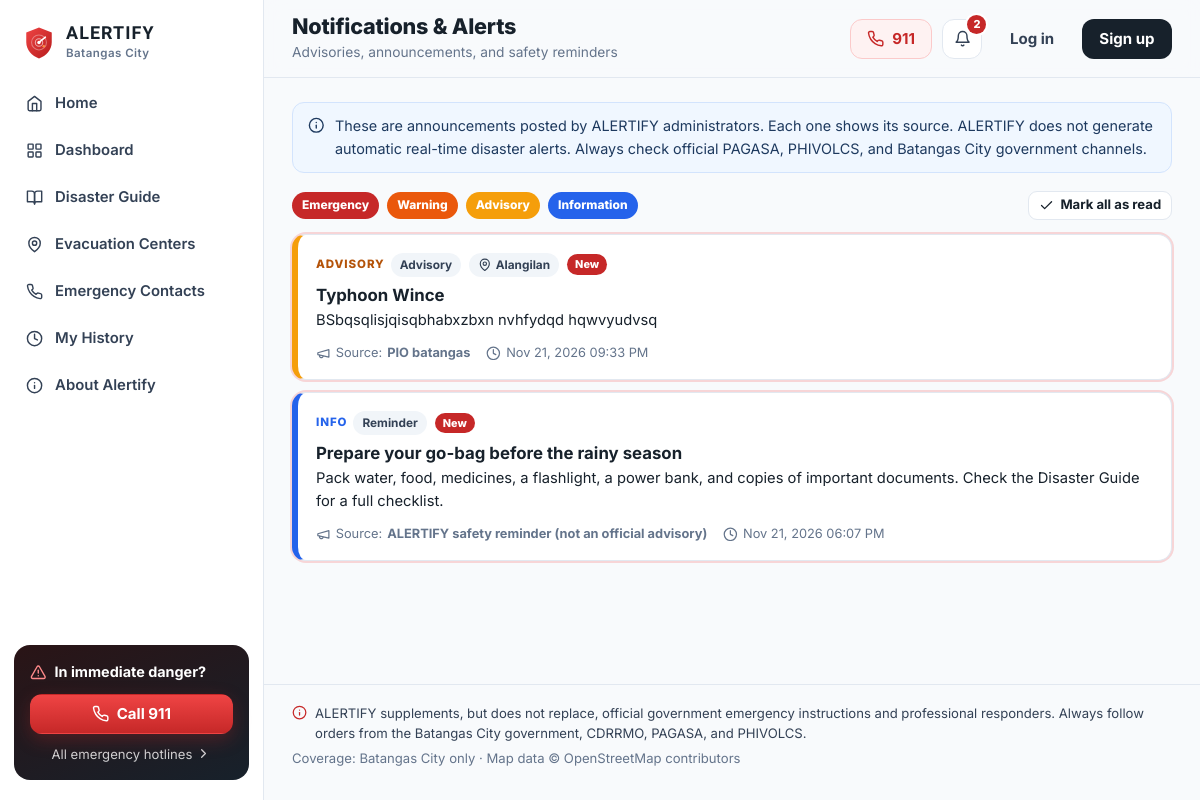
The page /notifications on the database its author committed.
### models.py (models this page shows)
class Notification(db.Model):
    __tablename__ = "notifications"
    id = db.Column(db.Integer, primary_key=True)
    title = db.Column(db.String(160), nullable=False)
    body = db.Column(db.Text, nullable=False)
    kind = db.Column(db.String(20), default="announcement")  # advisory|announcement|reminder|evacuation|instruction_change
    level = db.Column(db.String(12), default="info")         # info|advisory|warning|emergency
    source = db.Column(db.String(160))   # e.g. "CDRRMO Batangas City bulletin no. 3"
    barangay = db.Column(db.String(80))  # optional targeting; None = city-wide
    created_by = db.Column(db.Integer, db.ForeignKey("users.id"))
    created_at = db.Column(db.DateTime, default=utcnow, index=True)
    expires_at = db.Column(db.DateTime)
    active = db.Column(db.Boolean, default=True)
    author = db.relationship("User")

### app.py (the view)
@app.route("/notifications")
def notifications():
    notes = visible_notifications()
    unread = unread_ids(notes)
    return render_template("notifications.html", notes=notes, unread=unread)

### app.py (called while the page is built, shortened)
def ph_time(dt, fmt="%b %d, %Y %I:%M %p"):
    return (dt + PH_OFFSET).strftime(fmt) if dt else "—"

def csrf_token():
    if "csrf" not in session:
        session["csrf"] = secrets.token_urlsafe(32)
    return session["csrf"]

@app.before_request
def csrf_protect():
    session.permanent = True

@app.after_request
def security_headers(resp):
    resp.headers.setdefault("X-Content-Type-Options", "nosniff")
    resp.headers.setdefault("X-Frame-Options", "SAMEORIGIN")
    resp.headers.setdefault("Referrer-Policy", "strict-origin-when-cross-origin")
    resp.headers.setdefault("Permissions-Policy", "geolocation=(self)")
    return resp

def visible_notifications(limit=None):
    now = utcnow()
    qry = Notification.query.filter(Notification.active.is_(True),
                                    or_(Notification.expires_at.is_(None), Notification.expires_at > now))
    if current_user.is_authenticated and current_user.barangay:
        qry = qry.filter(or_(Notification.barangay.is_(None), Notification.barangay == "",
                             Notification.barangay == current_user.barangay))
    qry = qry.order_by(Notification.created_at.desc())
    return qry.limit(limit).all() if limit else qry.all()

def unread_ids(notes):
    ids = [n.id for n in notes]
    if not ids:
        return set()
    if current_user.is_authenticated:
        read = {r.notification_id for r in NotificationRead.query.filter(
            NotificationRead.user_id == current_user.id, NotificationRead.notification_id.in_(ids))}
        return set(ids) - read
    seen = session.get("notif_seen", 0)
    return {n.id for n in notes if n.id > seen}

@app.context_processor
def inject_globals():
    notes = visible_notifications(limit=8)
    return {
        "categories": DisasterCategory.query.filter_by(active=True).order_by(DisasterCategory.sort_order).all(),
        "primary_contacts": EmergencyContact.query.filter_by(active=True, is_primary=True)
        .order_by(EmergencyContact.sort_order).all(),
        "nav_notifications": notes,
        "nav_unread": unread_ids(notes),
        "severity_labels": engine.SEVERITY_LABELS,
    }

### icons.py (called while the page is built)
def icon(name, cls="", size=None):
    style = f' width="{size}" height="{size}"' if size else ""
    return Markup(
        f'<svg class="ic {cls}" viewBox="0 0 24 24"{style} fill="none" stroke="currentColor" stroke-width="2" '
        f'stroke-linecap="round" stroke-linejoin="round" aria-hidden="true">{PATHS.get(name, PATHS["info"])}</svg>'
    )

### templates/notifications.html (shortened to what this page needs)
{% extends "app_layout.html" %}
{% import "_macros.html" as m with context %}
{% block page_title %}Notifications &amp; Alerts{% endblock %}
{% block page_sub %}<p>Advisories, announcements, and safety reminders</p>{% endblock %}
{% block content %}
<div class="note note-info">{{ icon('info') }} <span>These are announcements posted by ALERTIFY administrators. Each one shows its source. ALERTIFY does not generate automatic real-time disaster alerts. Always check official PAGASA, PHIVOLCS, and Batangas City government channels.</span></div>
<div class="legend-row">
  <span class="lvl-key lvl-emergency">Emergency</span><span class="lvl-key lvl-warning">Warning</span>
  <span class="lvl-key lvl-advisory">Advisory</span><span class="lvl-key lvl-info">Information</span>
  {% if unread %}
    <form method="post" action="{{ url_for('notifications_read_all') }}" class="push-right">
      <button class="btn btn-sm btn-outline">{{ icon('check') }} Mark all as read</button>
    </form>
  {% endif %}
</div>
<div class="notif-list">
  {% for n in notes %}
    <article class="notif-card lvl-{{ n.level }} {{ 'unread' if n.id in unread }}" id="n{{ n.id }}">
      <div class="nc-head">
        <span class="nc-level">{{ n.level|capitalize }}</span>
        <span class="tag">{{ n.kind|replace('_', ' ')|capitalize }}</span>
        {% if n.barangay %}<span class="tag">{{ icon('pin') }} {{ n.barangay }}</span>{% endif %}
        {% if n.id in unread %}<span class="new-pill">New</span>{% endif %}
      </div>
      <h2>{{ n.title }}</h2>
      <p>{{ n.body }}</p>
      <footer>
        <span>{{ icon('megaphone') }} Source: <b>{{ n.source or 'ALERTIFY administrator announcement' }}</b></span>
        <span>{{ icon('clock') }} {{ n.created_at|ph }}</span>
      </footer>
    </article>
  {% else %}
    <div class="empty card">{{ icon('bell', 'empty-ic') }}<h2>No announcements</h2><p class="muted">Official advisories posted by administrators will appear here.</p></div>
  {% endfor %}
</div>
{% endblock %}

### static/css/style.css (style rules this page uses)
:root { --red: #C62828; --red-2: #EF4444; --red-dark: #8E1B1B; --red-50: #FEF2F2; --red-100: #FDE2E2; --orange: #FF8C42; --bg: #F8FAFC; --ink: #17212B; --ink-2: #334155; --muted: #64748B; --line: #E2E8F0; --card: #FFFFFF; --green: #16A34A; --green-50: #ECFDF3; --amber: #F59E0B; --amber-50: #FFFBEB; --blue: #2563EB; --radius: 16px; --radius-sm: 10px; --shadow: 0 1px 2px rgba(23, 33, 43, .04), 0 4px 16px rgba(23, 33, 43, .06); --shadow-lg: 0 10px 40px rgba(23, 33, 43, .14); --side-w: 264px; --font: 'Inter', system-ui, -apple-system, 'Segoe UI', Roboto, sans-serif; --display: 'Archivo Black', 'Inter', system-ui, sans-serif; }
*, *::before, *::after { box-sizing: border-box; }
html { -webkit-text-size-adjust: 100%; scroll-behavior: smooth; }
body { margin: 0; font-family: var(--font); color: var(--ink); background: var(--bg); line-height: 1.55; font-size: 15px; }
img, svg { max-width: 100%; }
h1, h2, h3, h4 { line-height: 1.2; margin: 0 0 .5em; }
p { margin: 0 0 .75em; }
button, input, select, textarea { font: inherit; color: inherit; }
.ic { width: 1.15em; height: 1.15em; flex: none; vertical-align: -0.2em; }
.push-right { margin-left: auto; }
.btn { display: inline-flex; align-items: center; justify-content: center; gap: .5em; padding: .66em 1.1em; border-radius: 12px; border: 1px solid transparent; font-weight: 700; font-size: .94rem; text-decoration: none; cursor: pointer; transition: transform .15s ease, box-shadow .2s ease, background .2s ease, border-color .2s; white-space: nowrap; position: relative; line-height: 1.2; }
.btn-outline { background: #fff; border-color: var(--line); color: var(--ink); }
.btn-sm { padding: .42em .75em; font-size: .82rem; border-radius: 9px; }
.side-sos-title .ic { color: #FF8A8A; }
.topbar-title p { margin: 2px 0 0; color: var(--muted); font-size: .86rem; }
.app-foot .ic { color: var(--red); margin-top: 2px; }
.note { display: block; position: relative; padding: 12px 16px 12px 42px; border-radius: 12px; margin-bottom: 18px; font-size: .9rem; border: 1px solid; }
.note > .ic { position: absolute; left: 15px; top: 14px; }
.note-info { background: #F0F7FF; border-color: #D3E4FD; color: #1E3A5F; }
.tag { display: inline-flex; align-items: center; gap: 4px; padding: 3px 9px; border-radius: 999px; background: #F1F5F9; color: var(--ink-2); font-size: .74rem; font-weight: 700; margin: 2px 2px 2px 0; }
.legend-row { display: flex; gap: 8px; align-items: center; flex-wrap: wrap; margin-bottom: 14px; }
.lvl-key { font-size: .75rem; font-weight: 800; padding: 4px 10px; border-radius: 999px; color: #fff; }
.lvl-key.lvl-emergency { background: var(--red); }
.lvl-key.lvl-warning { background: #EA580C; }
.lvl-key.lvl-advisory { background: var(--amber); }
.lvl-key.lvl-info { background: var(--blue); }
.notif-list { display: grid; gap: 12px; }
.notif-card { background: #fff; border: 1px solid var(--line); border-left: 6px solid var(--blue); border-radius: 14px; padding: 16px 18px; }
.notif-card.lvl-advisory { border-left-color: var(--amber); }
.notif-card.unread { box-shadow: 0 0 0 2px rgba(239, 68, 68, .2); }
.nc-head { display: flex; gap: 6px; align-items: center; flex-wrap: wrap; margin-bottom: 6px; }
.nc-level { font-size: .72rem; font-weight: 800; text-transform: uppercase; letter-spacing: .08em; }
.lvl-advisory .nc-level { color: #B45309; }
.lvl-info .nc-level { color: var(--blue); }
.new-pill { background: var(--red); color: #fff; font-size: .68rem; font-weight: 800; padding: 2px 8px; border-radius: 999px; }
.notif-card h2, .notif-card h4 { font-size: 1.05rem; margin-bottom: 4px; }
.notif-card p { white-space: pre-line; font-size: .92rem; }
.notif-card footer { display: flex; flex-wrap: wrap; gap: 6px 16px; font-size: .8rem; color: var(--muted); }
.notif-card footer span { display: inline-flex; gap: 5px; align-items: center; }

### rows shown on the page
Notification: level "ADVISORY", kind "Advisory", barangay "Alangilan", shows "New", title "Typhoon Wince", body "BSbqsqlisjqisqbhabxzbxn nvhfydqd hqwvyudvsq", source "PIO batangas", created_at|ph "Nov 21, 2026 09:33 PM"
Notification: level "INFO", kind "Reminder", shows "New", title "Prepare your go-bag before the rainy season", body "Pack water, food, medicines, a flashlight, a power bank, and copies of important documents. Check the Disaster Guide for a full checklist.", source "ALERTIFY safety reminder (not an official advisory)", created_at|ph "Nov 21, 2026 06:07 PM"

### other values the page prints
{{ label }} "Home" "Dashboard" "Disaster Guide" "Evacuation Centers" "Emergency Contacts" "My History" "About Alertify"
{{ nav_unread|length }} "2"
